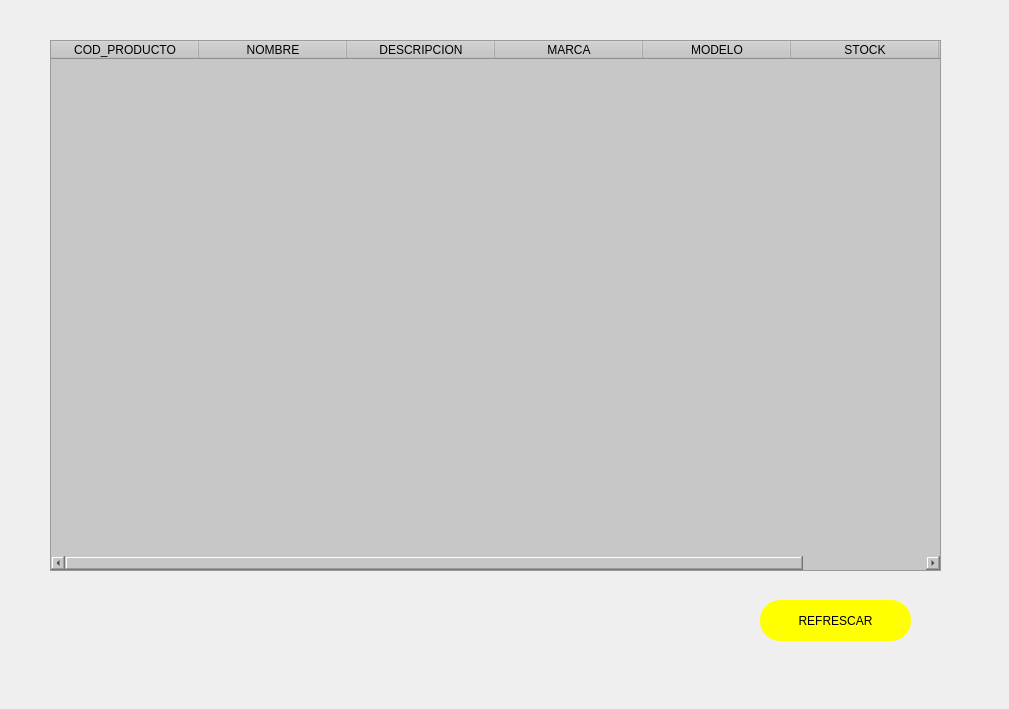
    <widget class="QWidget" name="tab_PRODUCTOS">
     <attribute name="title">
      <string>Productos</string>
     </attribute>
     <widget class="QLabel" name="label_2">
      <property name="geometry">
       <rect>
        <x>0</x>
        <y>-20</y>
        <width>1000</width>
        <height>700</height>
       </rect>
      </property>
      <property name="text">
       <string/>
      </property>
      <property name="pixmap">
       <pixmap>../../../Downloads/principal.png</pixmap>
      </property>
      <property name="scaledContents">
       <bool>true</bool>
      </property>
     </widget>
     <widget class="QTableWidget" name="table_PRODUCTO">
      <property name="geometry">
       <rect>
        <x>50</x>
        <y>40</y>
        <width>891</width>
        <height>531</height>
       </rect>
      </property>
      <property name="font">
       <font>
        <weight>50</weight>
        <bold>false</bold>
       </font>
      </property>
      <property name="styleSheet">
       <string notr="true">background-color: rgb(199, 199, 199);</string>
      </property>
      <property name="dragEnabled">
       <bool>false</bool>
      </property>
      <property name="sortingEnabled">
       <bool>false</bool>
      </property>
      <attribute name="horizontalHeaderCascadingSectionResizes">
       <bool>false</bool>
      </attribute>
      <attribute name="horizontalHeaderDefaultSectionSize">
       <number>148</number>
      </attribute>
      <column>
       <property name="text">
        <string>COD_PRODUCTO</string>
       </property>
      </column>
      <column>
       <property name="text">
        <string>NOMBRE</string>
       </property>
      </column>
      <column>
       <property name="text">
        <string>DESCRIPCION</string>
       </property>
      </column>
      <column>
       <property name="text">
        <string>MARCA</string>
       </property>
      </column>
      <column>
       <property name="text">
        <string>MODELO</string>
       </property>
      </column>
      <column>
       <property name="text">
        <string>STOCK</string>
       </property>
      </column>
      <column>
       <property name="text">
        <string>CATEGORIA</string>
       </property>
      </column>
     </widget>
     <widget class="QPushButton" name="ButtoN_REFRESCAR">
      <property name="geometry">
       <rect>
        <x>760</x>
        <y>600</y>
        <width>151</width>
        <height>41</height>
       </rect>
      </property>
      <property name="styleSheet">
       <string notr="true">border-radius:20px;
background-color: rgb(255, 255, 0);
font: 14pt &quot;MS Shell Dlg 2&quot;;
</string>
      </property>
      <property name="text">
       <string>REFRESCAR</string>
      </property>
     </widget>
    </widget>
